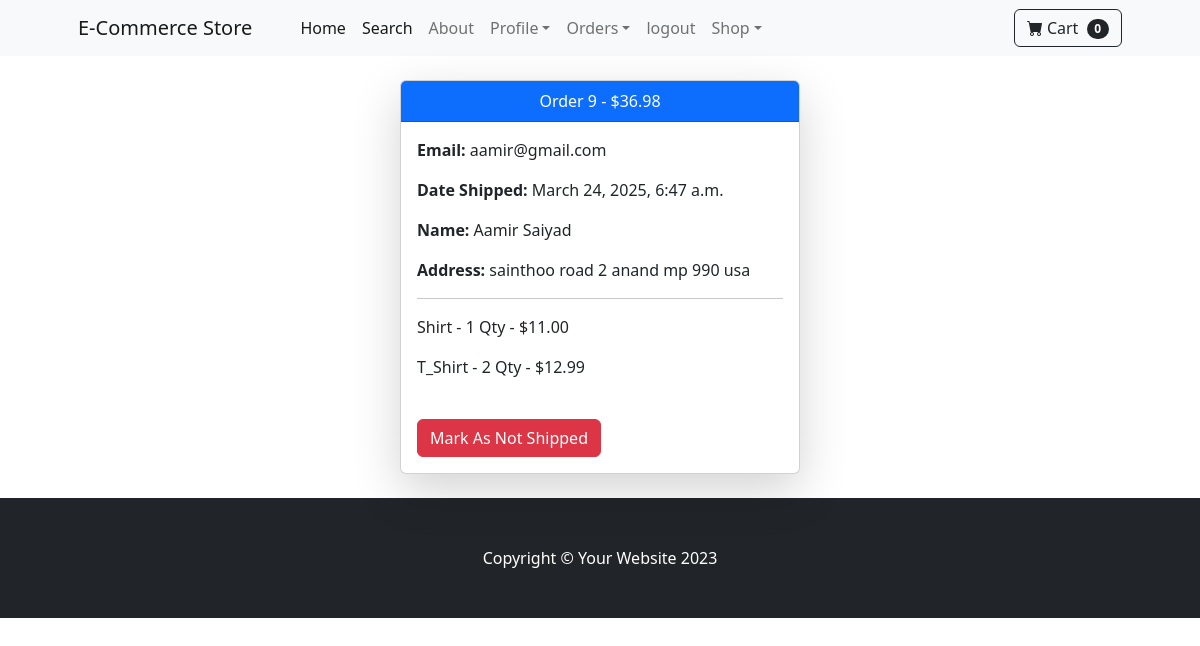
Page /payment/orders/9 (signed in) on the committed database.
### payment/models.py (models this page shows, shortened)
class Order(models.Model):
    user = models.ForeignKey(User, on_delete=models.CASCADE, null=True, blank=True)
    full_name = models.CharField(max_length=250)
    email = models.EmailField(max_length=250)
    shipping_address = models.TextField(max_length=15000)
    amount_paid = models.DecimalField(max_digits=7, decimal_places=2)
    date_ordered = models.DateTimeField(auto_now_add=True)
    shipped = models.BooleanField(default=False)
    date_shipped = models.DateTimeField(blank=True, null=True)

class OrderItem(models.Model):
    order = models.ForeignKey(Order, on_delete=models.CASCADE, null = True)
    product = models.ForeignKey(Product, on_delete=models.CASCADE, null=True)
    user = models.ForeignKey(User, on_delete=models.CASCADE, null=True, blank=True)
    quantity = models.PositiveBigIntegerField(default=1)
    price = models.DecimalField(max_digits=7, decimal_places=2)

### store/models.py (models this page shows)
class Product (models.Model):
    name = models.CharField(max_length=100)
    price = models.DecimalField(default=0, decimal_places=2, max_digits=6)
    category = models.ForeignKey(Category, on_delete=models.CASCADE, default=1)
    description = models.CharField(max_length=250, default='', blank=True)
    image = models.ImageField(upload_to='uploads/products/')
    is_sale = models.BooleanField(default=False)
    sale_price = models.DecimalField(default=0, decimal_places=2, max_digits=6)
    def __str__(self):
        return self.name

### payment/views.py (the view, shortened to what this page needs)
# urls.py: path('orders/<int:pk>', views.orders, name='orders'),
def orders(request, pk):
    if request.user.is_authenticated and request.user.is_superuser:
        order = Order.objects.get(id=pk)
        items = OrderItem.objects.filter(order=pk)
        return render(request, 'payment/orders.html', {"order":order, "items":items})
    else:
        messages.success(request, "Access Denied")
        return redirect('home')

### cart/cart.py (called while the page is built)
    def __len__(self):
        return len(self.cart)

### cart/context_processor.py (called while the page is built)
def cart(request):
    return {'cart': Cart(request)}

### payment/templates/payment/orders.html (shortened to what this page needs)
{% extends 'base.html' %}
{% block content %}
<br>
<div class="container d-flex justify-content-center">
    <div class="card text-center shadow-lg" style="width: 400px;">
        <div class="card-header bg-primary text-white">
            Order {{ order.id }} - ${{ order.amount_paid }}
        </div>
        <div class="card-body text-start">
            <p><strong>Email:</strong> {{ order.email }}</p>
            {% if order.date_shipped %}
                <p><strong>Date Shipped:</strong> {{ order.date_shipped }}</p>
            {% else %}
                <p><strong>Date Ordered:</strong> {{ order.date_ordered }}</p>
            {% endif %}
            <p><strong>Name:</strong> {{ order.full_name }}</p>
            <p><strong>Address: </strong>{{ order.shipping_address }}</p>
            <hr>
            {% for item in items %}
                <p>{{ item.product }} - {{ item.quantity }} Qty - ${{ item.price }}</p>
            {% endfor %}
            <br>
            {% if not order.shipped %}
            <form method="POST">
                {% csrf_token %}
                <input type="hidden" name ="shipping_status" value="true">
                <button type ="submit" class ="btn btn-success"> Mark As Shipped</button>
            </form>
                {% else %}
                <form method="POST">
                    <button type ="submit" class ="btn btn-danger"> Mark As Not Shipped</button>
                </form>
                {% endif %}
        </div>
    </div>
</div>
<br>
{% endblock %}

### rows in the picture
Order: id "9", amount_paid "36.98", email "aamir@gmail.com", date_shipped "March 24, 2025, 6:47 a.m.", full_name "Aamir Saiyad", shipping_address "sainthoo road 2 anand mp 990 usa"
OrderItem: product "Shirt", quantity "1", price "11.00"
OrderItem: product "T_Shirt", quantity "2", price "12.99"

### other values in the picture
{{ cart|length }} "0"
